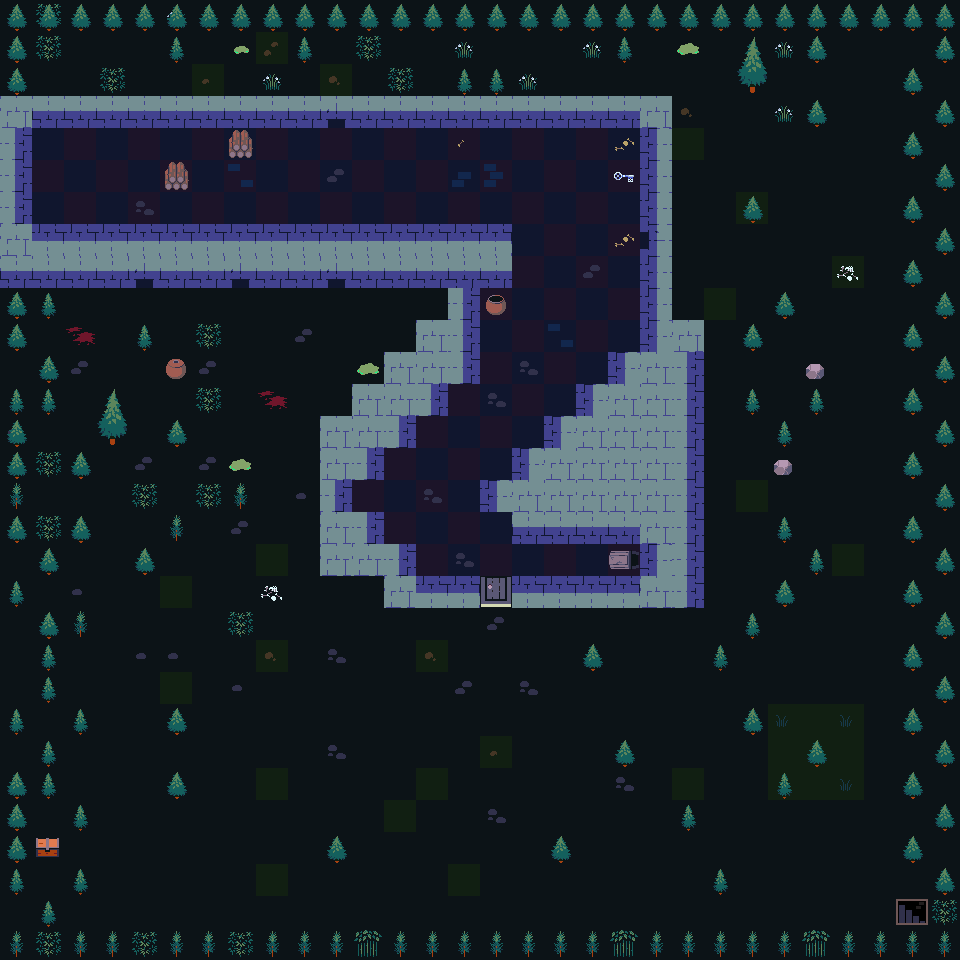

A 2D game scene composited from a Tiled map and its tileset images. What follows is a short description and the map's XML, with each tile layer's data collapsed to a summary:
An orthogonal 30x30 tile map with 32x32 px tiles, 6 tile layers (Boden, Gras & Steine, Schlüssel, Tür_offen, ...), 2 tilesets and 41 objects.

<map version="1.10" tiledversion="1.11.2" orientation="orthogonal" renderorder="right-down" width="30" height="30" tilewidth="32" tileheight="32" infinite="0" nextlayerid="13" nextobjectid="52">
 <tileset firstgid="1" source="tiles.tsx" />
 <tileset firstgid="443" name="items" tilewidth="32" tileheight="32" tilecount="286" columns="11">
  <image source="items.png" width="352" height="832" />
 </tileset>
 <layer id="1" name="Boden" width="30" height="30" locked="1">
  <data>[900 cells, 900 non-empty, 10 distinct tile ids]</data>
 </layer>
 <layer id="5" name="Gras &amp; Steine" width="30" height="30" locked="1">
  <data>[900 cells, 94 non-empty, 29 distinct tile ids]</data>
 </layer>
 <layer id="11" name="Schlüssel" width="30" height="30" locked="1">
  <data>[900 cells, 1 non-empty, 1 distinct tile ids]</data>
 </layer>
 <layer id="10" name="Tür_offen" width="30" height="30" locked="1">
  <data>[900 cells, 1 non-empty, 1 distinct tile ids]</data>
 </layer>
 <layer id="7" name="Türen" width="30" height="30" locked="1">
  <data>[900 cells, 1 non-empty, 1 distinct tile ids]</data>
 </layer>
 <layer id="6" name="Wände" width="30" height="30" locked="1">
  <data>[900 cells, 256 non-empty, 11 distinct tile ids]</data>
 </layer>
 <objectgroup id="12" name="enemySpawn" locked="1">
  <object id="8" x="277.333" y="158.667" width="34.6667" height="27.3333" />
  <object id="9" x="399.333" y="170.667" width="48" height="28" />
  <object id="10" x="564" y="194.667" width="38.6667" height="46" />
  <object id="11" x="568.667" y="334" width="18.6667" height="34" />
  <object id="12" x="456" y="420" width="22" height="24" />
  <object id="13" x="438.667" y="496" width="24" height="34" />
  <object id="14" x="333.333" y="699.333" width="46.6667" height="47.3333" />
  <object id="15" x="462" y="702" width="32" height="34" />
  <object id="16" x="522.667" y="708" width="49.3333" height="25.3333" />
  <object id="17" x="654" y="702.667" width="60" height="42" />
  <object id="18" x="762.667" y="812.667" width="52" height="39.3333" />
  <object id="19" x="815.333" y="696.667" width="38.6667" height="7.33333" />
  <object id="20" x="253.333" y="784" width="38.6667" height="45.3333" />
  <object id="21" x="168.667" y="644" width="34" height="20" />
  <object id="24" x="622" y="627.333" width="28" height="25.3333" />
  <object id="25" x="746" y="528.667" />
  <object id="26" x="835.333" y="474" />
  <object id="27" x="840.667" y="145.333" />
  <object id="28" x="781.333" y="180.667" />
  <object id="29" x="734.667" y="139.333" />
  <object id="30" x="574.667" y="74.6667" />
  <object id="31" x="536" y="48.6667" />
  <object id="32" x="670" y="80.6667" width="0.666667" />
  <object id="33" x="648.667" y="827.333" />
  <object id="34" x="458.667" y="832.667" />
  <object id="35" x="248" y="735.333" />
  <object id="36" x="184" y="861.333" />
  <object id="37" x="129.333" y="793.333" />
  <object id="38" x="106.667" y="656" />
  <object id="39" x="260.667" y="562" />
  <object id="40" x="306.667" y="424" />
  <object id="41" x="336.667" y="340" width="0.666667" />
  <object id="42" x="263.333" y="310" />
  <object id="43" x="146" y="398" />
  <object id="45" x="215.333" y="603.333" />
  <object id="46" x="356" y="650" />
  <object id="47" x="500.667" y="665.333" width="0.666667" />
  <object id="48" x="500.667" y="666" />
  <object id="50" x="530" y="209.333" />
 </objectgroup>
 <objectgroup id="8" name="exit" locked="1">
  <object id="2" x="896.242" y="899.455" width="30.6667" height="25.3333">
   <properties>
    <property name="nextMap" value="Tiled-Map3.tmx" />
   </properties>
  </object>
 </objectgroup>
 <objectgroup id="2" name="playerSpawn" locked="1">
  <object id="1" x="47.333" y="154.001" width="38" height="39.3333">
   <properties>
    <property name="spawnType" value="player" />
   </properties>
  </object>
 </objectgroup>
</map>
